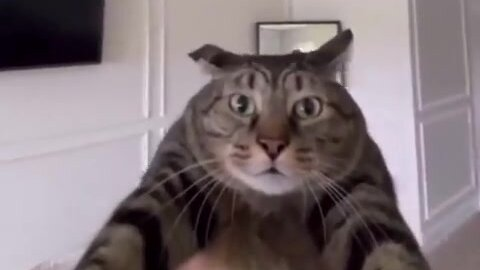
#> input picture main/smart_crop_516x290.jpg, 480 x 270 px
$ python violin_plot.py
#> lines starting #> are read from the running program, lines starting #| are printed output that depends on the picture
import pandas as pd
import seaborn as sb
import numpy as np
import matplotlib.pyplot as plt


class ViolinPlot:
	def __init__(self, dataframe):
		self.dataframe = dataframe

	def distance(self):
		self.dataframe['Категория'] = self.dataframe.apply(
			lambda row: 'Определены все' if not (
					np.isnan(row['Mismatch']) or np.isnan(row['JC']) or np.isnan(row['Kimura']))
			else 'Не все определены', axis=1
		)

	def plot_draw(self):
		plt.figure(figsize=(10, 8))
		ax = sb.violinplot(
			data=self.dataframe, x='Категория', y='Mismatch', inner='stick', legend=False, hue='Категория',
			palette={'Определены все': 'pink', 'Не все определены': 'red'}
		)
		plt.title('Violin plot')
		plt.xlabel('Категория')
		plt.ylabel('Посимвольное различие')

		cat_gif = plt.imread('smart_crop_516x290.jpg')
#> cat_gif is the input picture: shape (270, 480, 3); mean R, G, B 129.3, 117.1, 120.9
		plt.figimage(cat_gif, xo=1000, yo=300, alpha=1)

		plt.show()
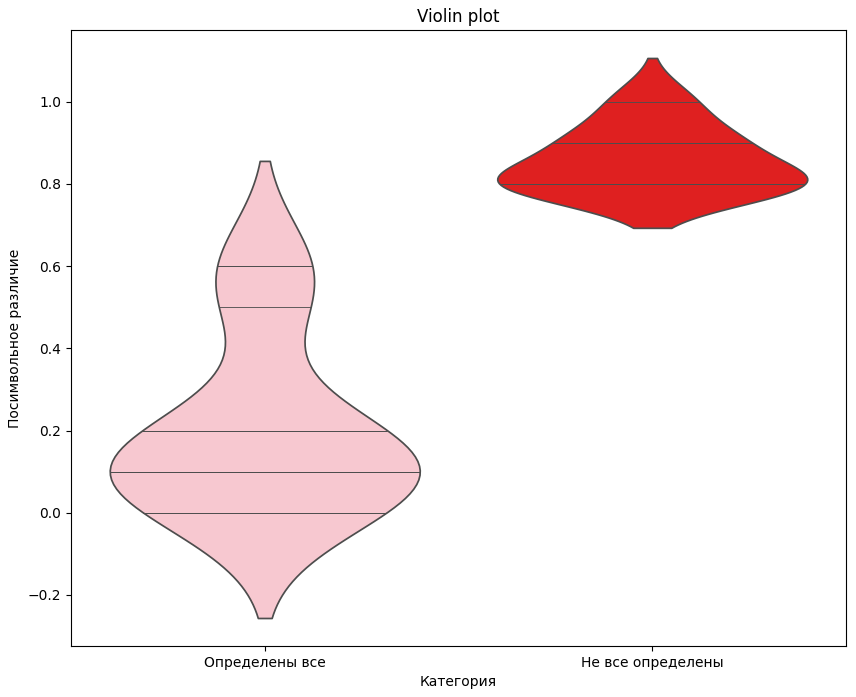
#> figure drawn by matplotlib, 1 panel


if __name__ == '__main__':
	data = {
		'ID': [1, 2, 3, 4, 5, 6, 7, 8, 9, 10, 11, 12, 13, 14, 15, 16, 17, 18, 19, 20],
		'Sequence': ['ATGATCGTAC', 'ACGATCGTAC', 'GTACGATCGT', 'CATCGATCGT', 'ATTATCGTAC', 'ATCCTGAAAA',
		             'ATGTTCGTAC', 'GCTGACCCGG', 'TAAAGTAAAA', 'ACGAGCGTAC', 'ACTTTATATA', 'CCAACAGCGG',
		             'ATCATAGTAC', 'CTAACCGAAT', 'ATGATCCTAC', 'ATGATCGCAC', 'ATGATCGTTC', 'CTCATTCTTA',
		             'GAAGTTGGTA', 'ATGATCGTAC'],
		'Mismatch': [0.0, 0.1, 0.9, 1.0, 0.1, 0.6, 0.1, 0.9, 0.8, 0.2, 0.8, 0.8, 0.2, 0.5, 0.1, 0.1, 0.1, 0.6, 0.8,
		             0.0],
		'JC': [-0.0, 0.107326, np.nan, np.nan, 0.107326, 1.207078, 0.107326, np.nan, np.nan, 0.232616, np.nan, np.nan,
		       0.232616, 0.823959, 0.107326, 0.107326, 0.107326, 1.207078, np.nan, -0.0],
		'Kimura': [-0.0, -0.0, 0.155077, 0.292894, 0.034496, 0.166572, 0.032714, 0.128523, 0.166572, 0.034496,
		           0.252643, 0.105361, 0.067719, 0.067719, 0.032714, -0.0, 0.032714, 0.166572, 0.137218, -0.0]
	}
	df = pd.DataFrame(data)

	plotter = ViolinPlot(df)
	plotter.distance()
	plotter.plot_draw()
